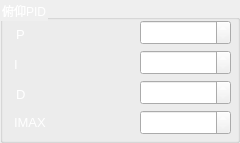
         <widget class="QGroupBox" name="f_pid_box_2">
          <property name="geometry">
           <rect>
            <x>275</x>
            <y>10</y>
            <width>240</width>
            <height>143</height>
           </rect>
          </property>
          <property name="styleSheet">
           <string notr="true">color: rgb(255, 255, 255);</string>
          </property>
          <property name="title">
           <string>俯仰PID</string>
          </property>
          <widget class="QLabel" name="label_34">
           <property name="geometry">
            <rect>
             <x>16</x>
             <y>24</y>
             <width>16</width>
             <height>21</height>
            </rect>
           </property>
           <property name="font">
            <font>
             <pointsize>10</pointsize>
            </font>
           </property>
           <property name="text">
            <string>P</string>
           </property>
          </widget>
          <widget class="QDoubleSpinBox" name="f_pit_p">
           <property name="geometry">
            <rect>
             <x>140</x>
             <y>20</y>
             <width>91</width>
             <height>25</height>
            </rect>
           </property>
           <property name="font">
            <font>
             <pointsize>10</pointsize>
            </font>
           </property>
          </widget>
          <widget class="QDoubleSpinBox" name="f_pit_i">
           <property name="geometry">
            <rect>
             <x>140</x>
             <y>50</y>
             <width>91</width>
             <height>25</height>
            </rect>
           </property>
           <property name="font">
            <font>
             <pointsize>10</pointsize>
            </font>
           </property>
          </widget>
          <widget class="QLabel" name="label_35">
           <property name="geometry">
            <rect>
             <x>14</x>
             <y>54</y>
             <width>16</width>
             <height>21</height>
            </rect>
           </property>
           <property name="font">
            <font>
             <pointsize>10</pointsize>
            </font>
           </property>
           <property name="text">
            <string>I</string>
           </property>
          </widget>
          <widget class="QDoubleSpinBox" name="f_pit_d">
           <property name="geometry">
            <rect>
             <x>140</x>
             <y>80</y>
             <width>91</width>
             <height>25</height>
            </rect>
           </property>
           <property name="font">
            <font>
             <pointsize>10</pointsize>
            </font>
           </property>
          </widget>
          <widget class="QLabel" name="label_36">
           <property name="geometry">
            <rect>
             <x>16</x>
             <y>84</y>
             <width>16</width>
             <height>21</height>
            </rect>
           </property>
           <property name="font">
            <font>
             <pointsize>10</pointsize>
            </font>
           </property>
           <property name="text">
            <string>D</string>
           </property>
          </widget>
          <widget class="QDoubleSpinBox" name="f_pit_imax">
           <property name="geometry">
            <rect>
             <x>140</x>
             <y>110</y>
             <width>91</width>
             <height>25</height>
            </rect>
           </property>
           <property name="font">
            <font>
             <pointsize>10</pointsize>
            </font>
           </property>
          </widget>
          <widget class="QLabel" name="label_37">
           <property name="geometry">
            <rect>
             <x>14</x>
             <y>112</y>
             <width>45</width>
             <height>21</height>
            </rect>
           </property>
           <property name="font">
            <font>
             <pointsize>10</pointsize>
            </font>
           </property>
           <property name="text">
            <string>IMAX</string>
           </property>
          </widget>
         </widget>
